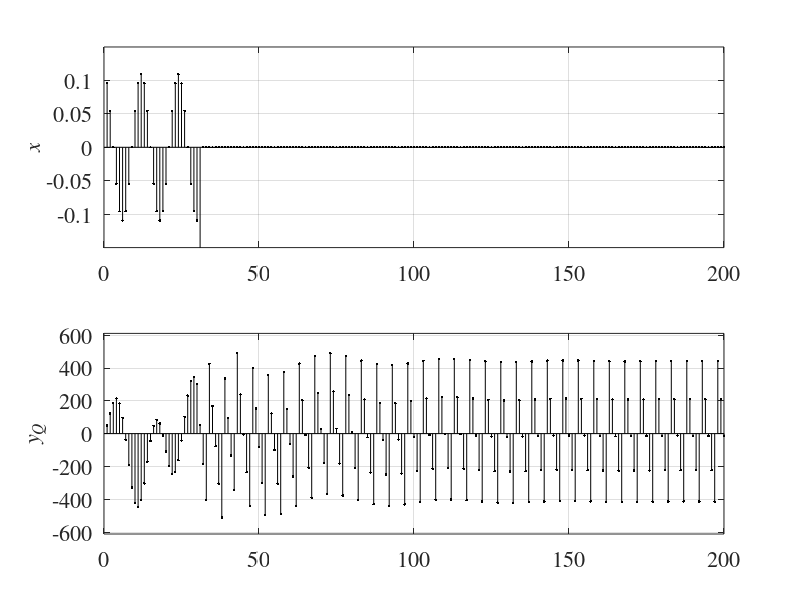

The MATLAB script that drew this image:
	clear all	close all	N = 6; K = 200;	alfa = pi/N;	Q = 1/512;	a1 = 1.91015625;	a2 = -0.9375;	x = zeros(1, K);y1 = 0; y2 = 0;	for n = 1:30		x(n) = round(0.11*cos(alfa*n)*512)/512;		end	x(31) = -0.4;	for n = 1:K		y(n) = x(n) + a1*y1+ a2*y2;		if abs(y(n)) > 1			if y(n) >= 1 				y(n) = y(n) - 2;				%y(n) = 1 - Q;			else				y(n) = y(n) + 2;			%y(n) = -1			end		end		y2 = y1;		y1 = y(n);  		  	end	subplot(2,1,1);	stem(x, 'k.-');	  	axis([0 K -0.15 0.15]);	set(gca,'FontName','times','FontSize',16)	ylabel('{\itx}','FontName', 'times','FontSize',16);	grid on		subplot(2,1,2);	stem(y*512, 'k.-');	axis([0 K -612 611]);	set(gca,'FontName','times','FontSize',16)	ylabel('{\ity_Q}','FontName','times','FontSize',16);	grid on